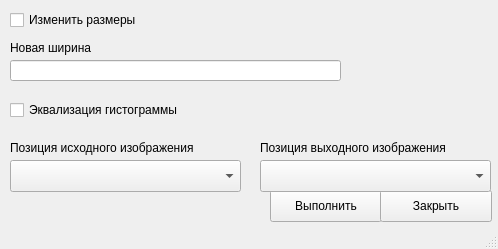
<?xml version="1.0" encoding="UTF-8"?>
<ui version="4.0">
 <class>MainWindow</class>
 <widget class="QMainWindow" name="MainWindow">
  <property name="geometry">
   <rect>
    <x>0</x>
    <y>0</y>
    <width>498</width>
    <height>249</height>
   </rect>
  </property>
  <property name="windowTitle">
   <string>Эквализация гистограммы</string>
  </property>
  <widget class="QWidget" name="centralwidget">
   <widget class="QCheckBox" name="checkBox">
    <property name="geometry">
     <rect>
      <x>10</x>
      <y>10</y>
      <width>171</width>
      <height>20</height>
     </rect>
    </property>
    <property name="text">
     <string>Изменить размеры</string>
    </property>
   </widget>
   <widget class="QPushButton" name="pushButton">
    <property name="geometry">
     <rect>
      <x>270</x>
      <y>190</y>
      <width>112</width>
      <height>32</height>
     </rect>
    </property>
    <property name="text">
     <string>Выполнить</string>
    </property>
   </widget>
   <widget class="QPushButton" name="pushButton_2">
    <property name="geometry">
     <rect>
      <x>380</x>
      <y>190</y>
      <width>112</width>
      <height>32</height>
     </rect>
    </property>
    <property name="text">
     <string>Закрыть</string>
    </property>
   </widget>
   <widget class="QCheckBox" name="checkBox_2">
    <property name="geometry">
     <rect>
      <x>10</x>
      <y>100</y>
      <width>201</width>
      <height>20</height>
     </rect>
    </property>
    <property name="text">
     <string>Эквализация гистограммы</string>
    </property>
   </widget>
   <widget class="QLineEdit" name="lineEdit">
    <property name="geometry">
     <rect>
      <x>10</x>
      <y>60</y>
      <width>331</width>
      <height>21</height>
     </rect>
    </property>
   </widget>
   <widget class="QLabel" name="label">
    <property name="geometry">
     <rect>
      <x>10</x>
      <y>40</y>
      <width>131</width>
      <height>16</height>
     </rect>
    </property>
    <property name="text">
     <string>Новая ширина</string>
    </property>
   </widget>
   <widget class="QComboBox" name="comboBox">
    <property name="geometry">
     <rect>
      <x>10</x>
      <y>160</y>
      <width>231</width>
      <height>32</height>
     </rect>
    </property>
   </widget>
   <widget class="QComboBox" name="comboBox_2">
    <property name="geometry">
     <rect>
      <x>260</x>
      <y>160</y>
      <width>231</width>
      <height>32</height>
     </rect>
    </property>
   </widget>
   <widget class="QLabel" name="label_2">
    <property name="geometry">
     <rect>
      <x>10</x>
      <y>140</y>
      <width>211</width>
      <height>16</height>
     </rect>
    </property>
    <property name="text">
     <string>Позиция исходного изображения</string>
    </property>
   </widget>
   <widget class="QLabel" name="label_3">
    <property name="geometry">
     <rect>
      <x>260</x>
      <y>140</y>
      <width>281</width>
      <height>16</height>
     </rect>
    </property>
    <property name="text">
     <string>Позиция выходного изображения</string>
    </property>
   </widget>
  </widget>
  <widget class="QStatusBar" name="statusbar"/>
 </widget>
 <resources/>
 <connections/>
</ui>
